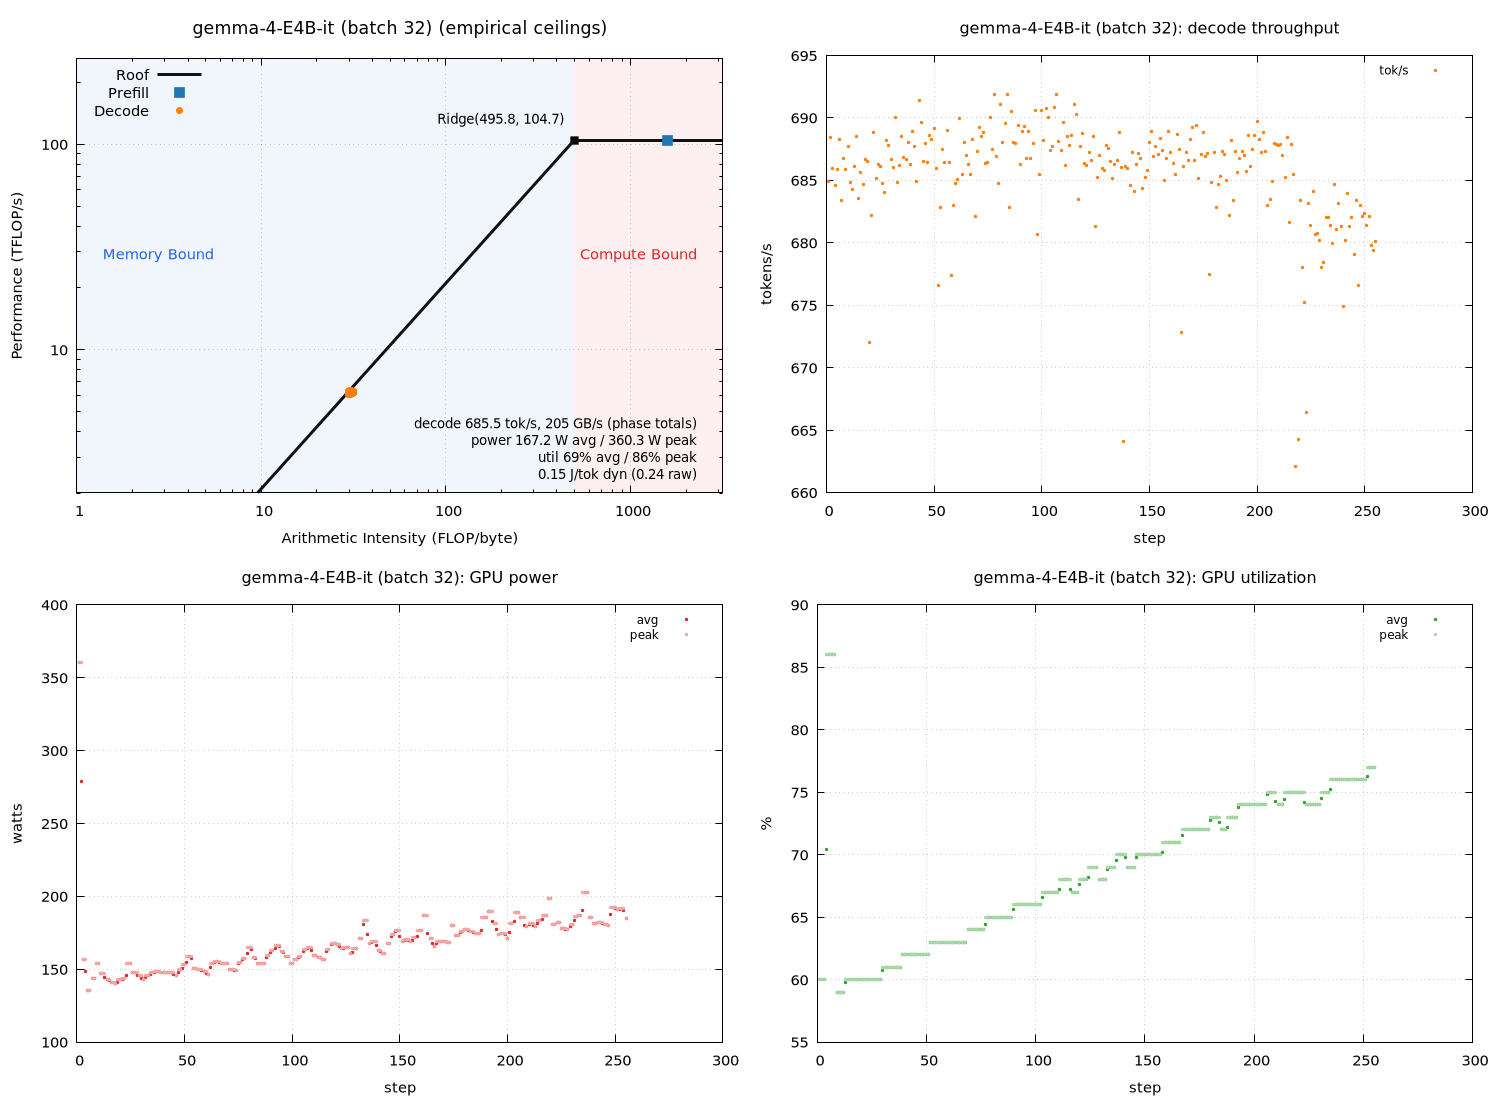

Here is the gnuplot script that generated this plot:
set terminal pngcairo size 1500,1100 enhanced font 'Sans,11'
set output 'sweep_a100_tf/gemma_b032_roofline.png'
set datafile separator "\t"
set datafile missing 'NaN'
set multiplot layout 2,2
unset label
unset object
unset arrow
set title "gemma-4-E4B-it (batch 32) (empirical ceilings)" font ',13'
set xlabel "Arithmetic Intensity (FLOP/byte)"
set ylabel "Performance (TFLOP/s)"
set logscale xy
set xrange [1:3172.73]
set yrange [2.01822:261.742]
set grid xtics ytics
set key top left
set object 1 rectangle from graph 0, graph 0 to first 495.794, graph 1 \
    fillcolor rgb '#dce9f7' fillstyle solid 0.45 noborder behind
set object 2 rectangle from first 495.794, graph 0 to graph 1, graph 1 \
    fillcolor rgb '#fbdcdc' fillstyle solid 0.45 noborder behind
set label 1 "Memory Bound" at graph 0.04, graph 0.55 left \
    textcolor rgb '#2563eb' font ',11'
set label 2 "Compute Bound" at graph 0.96, graph 0.55 right \
    textcolor rgb '#dc2626' font ',11'
set label 3 "Ridge(495.8, 104.7)" \
    at first 495.794, first 104.697 right \
    point pointtype 5 pointsize 1.2 \
    offset character -1.5, character 1 font ',10'
set label 4 "decode 685.5 tok/s, 205 GB/s (phase totals)\npower 167.2 W avg / 360.3 W peak\nutil 69% avg / 86% peak\n0.15 J/tok dyn (0.24 raw)" at graph 0.96, graph 0.16 right font ',10'
peak_t = 104.697
peak_b = 211.17
roof(x) = (x * peak_b / 1000.0 < peak_t) ? x * peak_b / 1000.0 : peak_t
plot roof(x) with lines linewidth 3 linecolor rgb '#111111' title 'Roof', \
     'sweep_a100_tf/gemma_b032_roofline.dat' using 3:(strcol(2) eq 'prefill' ? $4 : 1/0) with points \
         pointtype 5 pointsize 1.6 linecolor rgb '#1f77b4' title 'Prefill', \
     'sweep_a100_tf/gemma_b032_roofline.dat' using 3:(strcol(2) eq 'decode' ? $4 : 1/0) with points \
         pointtype 7 pointsize 1.0 linecolor rgb '#ff7f0e' title 'Decode'

unset label
unset object
unset arrow
unset logscale
set xrange [*:*]
set yrange [*:*]
set title "gemma-4-E4B-it (batch 32): decode throughput" font ',12'
set xlabel "step"
set ylabel "tokens/s"
set grid xtics ytics
set key top right font ',9'
plot 'sweep_a100_tf/gemma_b032_roofline.dat' using 1:(strcol(2) eq 'decode' ? $5 : 1/0) with points pointtype 7 pointsize 0.4 linecolor rgb '#ff7f0e' title 'tok/s'

unset label
unset object
unset arrow
unset logscale
set xrange [*:*]
set yrange [*:*]
set title "gemma-4-E4B-it (batch 32): GPU power" font ',12'
set xlabel "step"
set ylabel "watts"
set grid xtics ytics
set key top right font ',9'
plot 'sweep_a100_tf/gemma_b032_roofline.dat' using 1:(strcol(2) eq 'decode' ? $6 : 1/0) with points pointtype 7 pointsize 0.4 linecolor rgb '#d62728' title 'avg', \
     'sweep_a100_tf/gemma_b032_roofline.dat' using 1:(strcol(2) eq 'decode' ? $8 : 1/0) with points pointtype 7 pointsize 0.4 linecolor rgb '#f4a6a6' title 'peak'

unset label
unset object
unset arrow
unset logscale
set xrange [*:*]
set yrange [*:*]
set title "gemma-4-E4B-it (batch 32): GPU utilization" font ',12'
set xlabel "step"
set ylabel "%"
set grid xtics ytics
set key top right font ',9'
plot 'sweep_a100_tf/gemma_b032_roofline.dat' using 1:(strcol(2) eq 'decode' ? $7 : 1/0) with points pointtype 7 pointsize 0.4 linecolor rgb '#2ca02c' title 'avg', \
     'sweep_a100_tf/gemma_b032_roofline.dat' using 1:(strcol(2) eq 'decode' ? $9 : 1/0) with points pointtype 7 pointsize 0.4 linecolor rgb '#a9d7a9' title 'peak'

unset multiplot
